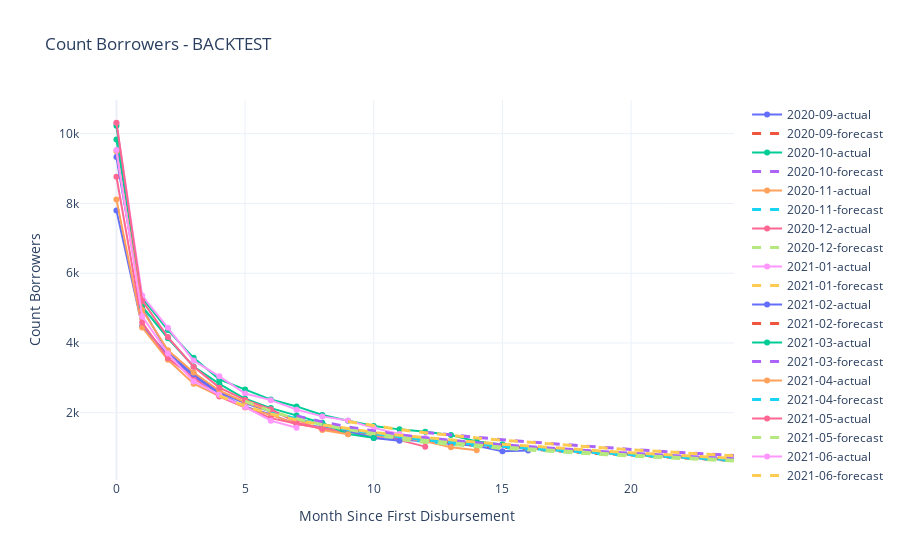

The notebook cell this image was saved under:
### Code cell
m.plot_cohorts('Count Borrowers', data='backtest')

### Figure 1 — Plotly figure (JSON) as saved in the notebook; plotly's stock layout.template omitted (floating-point values rounded to 4 significant figures)
{"data": [{"line": {"width": 2}, "mode": "markers+lines", "name": "2020-09-actual", "type": "scatter", "x": [0, 1, 2, 3, 4, 5, 6, 7, 8, 9, 10, 11, 12, 13, 14, 15, 16], "y": [7801, 4481, 3661, 3050, 2549, 2170, 1952, 1673, 1594, 1429, 1362, 1243, 1177, 1102, 1054, 893, 916]}, {"line": {"dash": "dash", "width": 3}, "mode": "lines", "name": "2020-09-forecast", "type": "scatter", "x": [13, 14, 15, 16, 17, 18, 19, 20, 21, 22, 23, 24], "y": [1116.0, 1060.0, 1007.0, 956.9, 909.0, 863.6, 820.4, 779.4, 740.4, 703.4, 668.2, 634.8]}, {"line": {"width": 2}, "mode": "markers+lines", "name": "2020-10-actual", "type": "scatter", "x": [0, 1, 2, 3, 4, 5, 6, 7, 8, 9, 10, 11, 12, 13, 14, 15], "y": [9831, 5296, 4369, 3573, 2953, 2667, 2377, 2181, 1937, 1773, 1621, 1523, 1457, 1363, 1177, 1093]}, {"line": {"dash": "dash", "width": 3}, "mode": "lines", "name": "2020-10-forecast", "type": "scatter", "x": [12, 13, 14, 15, 16, 17, 18, 19, 20, 21, 22, 23, 24], "y": [1436.0, 1359.0, 1291.0, 1227.0, 1165.0, 1107.0, 1052.0, 999.2, 949.2, 901.7, 856.7, 813.8, 773.1]}, {"line": {"width": 2}, "mode": "markers+lines", "name": "2020-11-actual", "type": "scatter", "x": [0, 1, 2, 3, 4, 5, 6, 7, 8, 9, 10, 11, 12, 13, 14], "y": [8113, 4447, 3517, 2831, 2479, 2149, 1937, 1679, 1554, 1434, 1331, 1296, 1180, 1011, 922]}, {"line": {"dash": "dash", "width": 3}, "mode": "lines", "name": "2020-11-forecast", "type": "scatter", "x": [11, 12, 13, 14, 15, 16, 17, 18, 19, 20, 21, 22, 23, 24], "y": [1247.0, 1174.0, 1111.0, 1055.0, 1002.0, 951.8, 904.2, 859.0, 816.0, 775.2, 736.5, 699.7, 664.7, 631.4]}, {"line": {"width": 2}, "mode": "markers+lines", "name": "2020-12-actual", "type": "scatter", "x": [0, 1, 2, 3, 4, 5, 6, 7, 8, 9, 10, 11, 12], "y": [8765, 4585, 3570, 2995, 2462, 2162, 1845, 1682, 1546, 1408, 1291, 1214, 1028]}, {"line": {"dash": "dash", "width": 3}, "mode": "lines", "name": "2020-12-forecast", "type": "scatter", "x": [9, 10, 11, 12, 13, 14, 15, 16, 17, 18, 19, 20, 21, 22, 23, 24], "y": [1422.0, 1318.0, 1229.0, 1153.0, 1087.0, 1029.0, 977.6, 928.7, 882.3, 838.2, 796.3, 756.4, 718.6, 682.7, 648.6, 616.1]}, {"line": {"width": 2}, "mode": "markers+lines", "name": "2021-01-actual", "type": "scatter", "x": [0, 1, 2, 3, 4, 5, 6, 7, 8, 9, 10, 11, 12], "y": [10295, 5359, 4436, 3494, 3044, 2552, 2361, 2088, 1895, 1775, 1566, 1389, 1278]}, {"line": {"dash": "dash", "width": 3}, "mode": "lines", "name": "2021-01-forecast", "type": "scatter", "x": [9, 10, 11, 12, 13, 14, 15, 16, 17, 18, 19, 20, 21, 22, 23, 24], "y": [1747.0, 1623.0, 1517.0, 1426.0, 1347.0, 1277.0, 1213.0, 1152.0, 1095.0, 1040.0, 988.0, 938.6, 891.7, 847.1, 804.8, 764.5]}, {"line": {"width": 2}, "mode": "markers+lines", "name": "2021-02-actual", "type": "scatter", "x": [0, 1, 2, 3, 4, 5, 6, 7, 8, 9, 10, 11], "y": [9331, 5004, 3728, 3100, 2589, 2271, 2034, 1821, 1673, 1475, 1274, 1194]}, {"line": {"dash": "dash", "width": 3}, "mode": "lines", "name": "2021-02-forecast", "type": "scatter", "x": [8, 9, 10, 11, 12, 13, 14, 15, 16, 17, 18, 19, 20, 21, 22, 23, 24], "y": [1657.0, 1523.0, 1411.0, 1316.0, 1234.0, 1163.0, 1100.0, 1045.0, 992.6, 943.0, 895.9, 851.1, 808.5, 768.1, 729.7, 693.2, 658.5]}, {"line": {"width": 2}, "mode": "markers+lines", "name": "2021-03-actual", "type": "scatter", "x": [0, 1, 2, 3, 4, 5, 6, 7, 8, 9, 10], "y": [10225, 5046, 4136, 3324, 2829, 2401, 2133, 1920, 1710, 1392, 1279]}, {"line": {"dash": "dash", "width": 3}, "mode": "lines", "name": "2021-03-forecast", "type": "scatter", "x": [7, 8, 9, 10, 11, 12, 13, 14, 15, 16, 17, 18, 19, 20, 21, 22, 23, 24], "y": [1911.0, 1734.0, 1590.0, 1470.0, 1369.0, 1281.0, 1205.0, 1139.0, 1080.0, 1026.0, 974.6, 925.9, 879.6, 835.6, 793.8, 754.1, 716.4, 680.6]}, {"line": {"width": 2}, "mode": "markers+lines", "name": "2021-04-actual", "type": "scatter", "x": [0, 1, 2, 3, 4, 5, 6, 7, 8, 9], "y": [9497, 4950, 3792, 3155, 2631, 2300, 2047, 1802, 1503, 1380]}, {"line": {"dash": "dash", "width": 3}, "mode": "lines", "name": "2021-04-forecast", "type": "scatter", "x": [6, 7, 8, 9, 10, 11, 12, 13, 14, 15, 16, 17, 18, 19, 20, 21, 22, 23, 24], "y": [2028.0, 1819.0, 1652.0, 1516.0, 1402.0, 1306.0, 1223.0, 1152.0, 1089.0, 1033.0, 981.0, 932.0, 885.4, 841.1, 799.0, 759.1, 721.1, 685.1, 650.8]}, {"line": {"width": 2}, "mode": "markers+lines", "name": "2021-05-actual", "type": "scatter", "x": [0, 1, 2, 3, 4, 5, 6, 7, 8], "y": [10314, 5214, 4169, 3319, 2719, 2368, 2100, 1716, 1541]}, {"line": {"dash": "dash", "width": 3}, "mode": "lines", "name": "2021-05-forecast", "type": "scatter", "x": [5, 6, 7, 8, 9, 10, 11, 12, 13, 14, 15, 16, 17, 18, 19, 20, 21, 22, 23, 24], "y": [2330.0, 2046.0, 1827.0, 1654.0, 1513.0, 1396.0, 1297.0, 1212.0, 1138.0, 1074.0, 1016.0, 965.7, 917.4, 871.5, 827.9, 786.5, 747.2, 709.9, 674.4, 640.6]}, {"line": {"width": 2}, "mode": "markers+lines", "name": "2021-06-actual", "type": "scatter", "x": [0, 1, 2, 3, 4, 5, 6, 7], "y": [9532, 4761, 3696, 2899, 2512, 2164, 1773, 1571]}, {"line": {"dash": "dash", "width": 3}, "mode": "lines", "name": "2021-06-forecast", "type": "scatter", "x": [4, 5, 6, 7, 8, 9, 10, 11, 12, 13, 14, 15, 16, 17, 18, 19, 20, 21, 22, 23, 24], "y": [2484.0, 2189.0, 1968.0, 1794.0, 1653.0, 1537.0, 1439.0, 1355.0, 1282.0, 1218.0, 1157.0, 1099.0, 1044.0, 991.8, 942.2, 895.1, 850.3, 807.8, 767.4, 729.1, 692.6]}], "layout": {"title": {"text": "Count Borrowers - BACKTEST"}, "xaxis": {"title": {"text": "Month Since First Disbursement"}}, "yaxis": {"title": {"text": "Count Borrowers"}}}}
